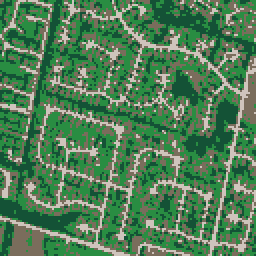
#> input picture newlevel.png, 128 x 128 px (shown 2 times larger)
$ python pallet.py --image_path newlevel.png
#> lines starting #> are read from the running program, lines starting #| are printed output that depends on the picture
import argparse
import numpy as np
from PIL import Image
from sklearn.cluster import KMeans
import traceback

def rgb_to_hex(rgb):
    """Converts an RGB tuple/array to a HEX string."""
    return '#{:02x}{:02x}{:02x}'.format(int(rgb[0]), int(rgb[1]), int(rgb[2]))

def main():
    # Set up command line argument parsing
    parser = argparse.ArgumentParser(description="Extract a color palette from the FULL image using KMeans, then save a downsized quantized result.")
    parser.add_argument('--image_path', type=str, required=True, help="Path to the input image file")
    parser.add_argument('--K', type=int, default=5, help="Number of colors to extract for the palette (default: 5)")
    parser.add_argument('--N', type=int, default=100, help="Downsize image to NxN after clustering (default: 100)")
    args = parser.parse_args()

    try:
        # 1. Load the full image
        print(f"Loading image from '{args.image_path}'...")
        img = Image.open(args.image_path).convert('RGB')
#> img is the input picture: PIL image 128x128 RGB; mean R, G, B 81.2, 126.5, 86.9

        # 2. Extract pixels from the FULL resolution image
        print("Extracting pixels from the full resolution image...")
        full_img_array = np.array(img)
        full_pixels = full_img_array.reshape(-1, 3)

        # 3. Use KMeans to cluster the colors on the FULL image
        print(f"Clustering into {args.K} colors using KMeans...")
        print("(Note: Processing the full resolution image may take a moment)")
        kmeans = KMeans(n_clusters=args.K, random_state=42, n_init='auto')
        kmeans.fit(full_pixels)

        # Extract the dominant colors (the cluster centers)
        colors = kmeans.cluster_centers_.astype(np.uint8)
        full_labels = kmeans.labels_ # We use this to calculate the % representation

        # 4. Downsize the original image to NxN
        print(f"Resizing image to {args.N}x{args.N}...")
        resized_img = img.resize((args.N, args.N))
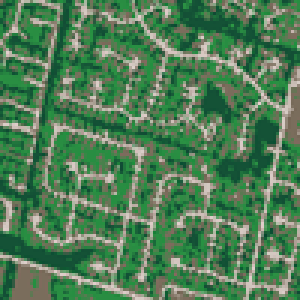
#> resized_img: PIL image 100x100 RGB (shown 3 times larger); mean R, G, B 81.3, 126.5, 87

        # Convert the resized image to a 2D array of pixels
        resized_pixels = np.array(resized_img).reshape(-1, 3)

        # 5. Predict the nearest color cluster for the RESIZED pixels
        print("Mapping resized image pixels to the extracted palette...")
        resized_labels = kmeans.predict(resized_pixels)
#> resized_labels = 10000 values, max 3 at index 2, min 0 at index 7, mean 1.59

        # Map each resized pixel to its corresponding cluster center color
        quantized_pixels = colors[resized_labels]

        # Reshape the flat array back into the 2D image shape (N, N, 3)
        quantized_image_array = quantized_pixels.reshape(args.N, args.N, 3)
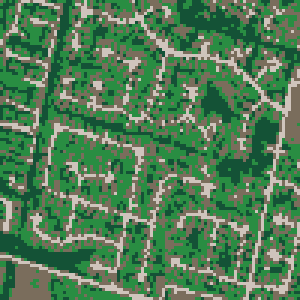
#> quantized_image_array: shape (100, 100, 3) (shown 3 times larger); mean of channels 0, 1, 2 82, 126, 86.7; drawn as R, G, B

        # Convert the numpy array back into a Pillow Image
        quantized_img = Image.fromarray(quantized_image_array)

        # Save the new quantized image
        output_filename = "newlevel.png"
        quantized_img.save(output_filename)
        print(f"\nSaved compressed KMeans image to '{output_filename}'")

        # --- Extracted Color Palette (Based on the Full Image) ---
        counts = np.bincount(full_labels)
        sorted_indices = np.argsort(counts)[::-1] # Sort descending

        print("\n--- Extracted Color Palette ---")
        for i, idx in enumerate(sorted_indices):
            color = colors[idx]
            hex_color = rgb_to_hex(color)
            percentage = (counts[idx] / len(full_labels)) * 100
            print(f"Color {i+1}: RGB {tuple(color)} | HEX {hex_color} | Representation: {percentage:.2f}%")

    except FileNotFoundError:
        print(f"Error: Could not find an image at '{args.image_path}'. Please check the path.")
    except Exception as e:
        traceback.print_exc()
        print(f"An unexpected error occurred: {e}")

if __name__ == "__main__":
    main()
